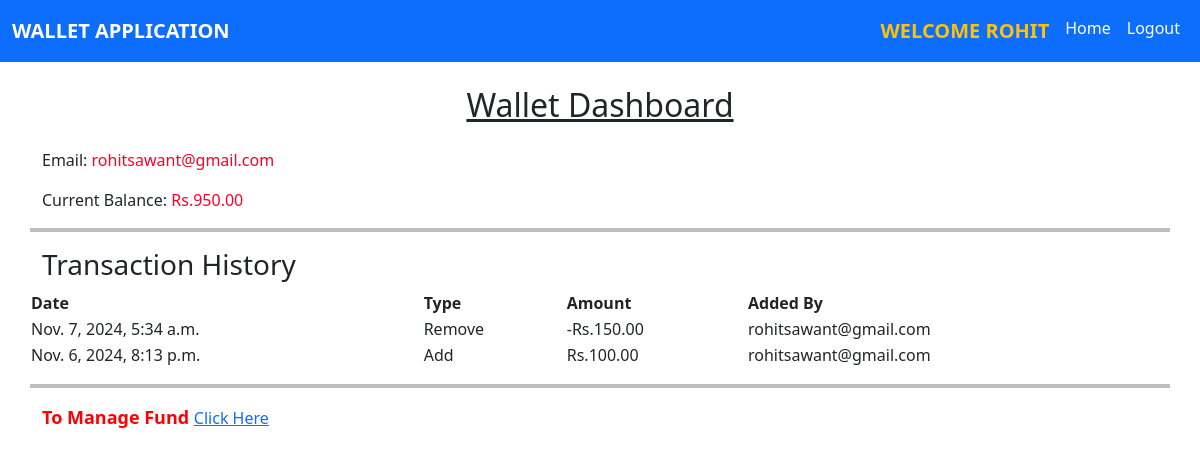
Before: /wallet-dashboard/ (signed in) with the older database file.
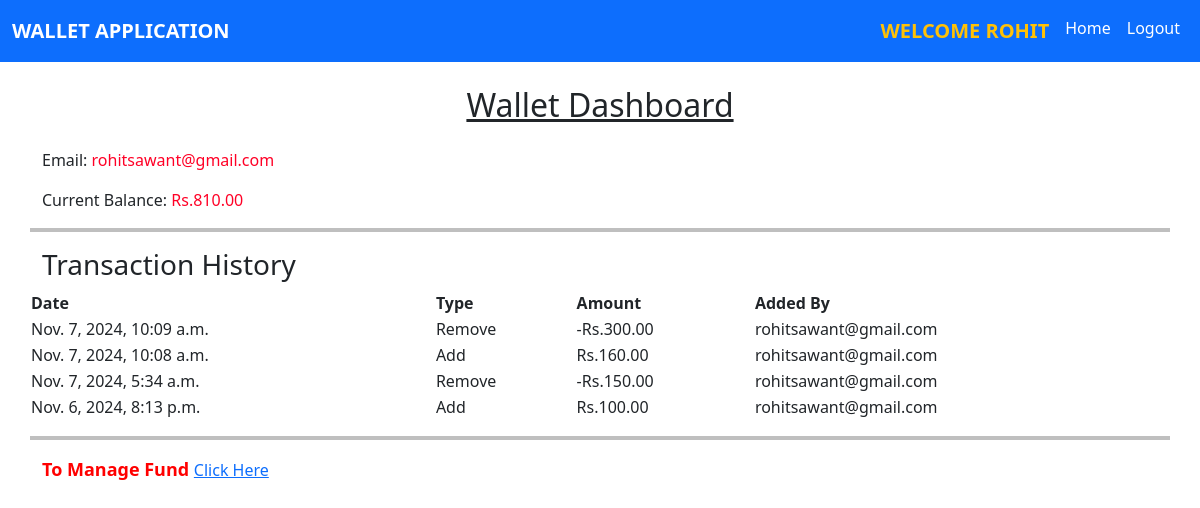
After: the same page with the newer database file.
### wallet/models.py (models this page shows, shortened)
class Wallet(models.Model):
    user = models.OneToOneField(User, on_delete=models.CASCADE)
    balance = models.DecimalField(max_digits=10, decimal_places=2, default=0.00)

class Transaction(models.Model):
    TRANSACTION_TYPE_CHOICES = [
        ('add', 'Add'),
        ('remove', 'Remove')
    ]
    user = models.ForeignKey(User, on_delete=models.CASCADE)
    amount = models.DecimalField(max_digits=10, decimal_places=2)
    transaction_type = models.CharField(max_length=6, choices=TRANSACTION_TYPE_CHOICES)
    date = models.DateTimeField(auto_now_add=True)

### wallet/views.py (the view)
# urls.py: path('wallet-dashboard/', views.wallet_dashboard, name='wallet_dashboard'),
@login_required
def wallet_dashboard(request):
    wallet = Wallet.objects.get(user=request.user)
    transactions = Transaction.objects.filter(user=request.user).order_by('-date')
    context = {
        'wallet': wallet,
        'transactions': transactions,
        'user_email': request.user.email
    }
    return render(request, 'wallet_dashboard.html', context)

### wallet/templates/wallet_dashboard.html
{% extends "base.html" %}
{% load static %}
{% block content %}
   <div class="container">
    <div class="row mt-2">
        <h2 class="text-center p-3"> <u>Wallet Dashboard</u> </h2>
    <p >Email: <span style="color: rgb(255, 0, 38);">{{ user_email }}</span></p>
    <p>Current Balance: <span style="color: rgb(255, 0, 38);">Rs.{{ wallet.balance }}</span> </p>
    <hr style="border: 2px solid black;">
        <h3>Transaction History</h3>
            <table>
                <thead>
                    <tr>
                        <th>Date</th>
                        <th>Type</th>
                        <th>Amount</th>
                        <th>Added By</th>
                    </tr>
                </thead>
                <tbody>
                    {% for transaction in transactions %}
                        <tr>
                            <td>{{ transaction.date }}</td>
                            <td>{{ transaction.transaction_type|title }}</td>
                            <td>{% if transaction.transaction_type == 'remove' %}-{% endif %}Rs.{{ transaction.amount }}</td>
                            <td>{{ user_email }}</td>
                        </tr>
                    {% endfor %}
                </tbody>
            </table>
    <hr style="border: 2px solid black;" class="mt-3">
    <div>
        <span style="color: red; font-weight: bold; font-size: large;">To Manage Fund </span>
        <a href="{% url 'manage_funds' %}">Click Here</a>
    </div>
    </div>
   </div>
{% endblock content %}

### wallet/templates/base.html (shortened to what this page needs)
<!DOCTYPE html>
{% load static %}
<html lang="en">
<head>
    <link rel="stylesheet" href="{% static 'css/bootstrap.min.css' %}">
    <link rel="stylesheet" href="{% static 'css/mystyle.css' %}">
</head>
<body>
    <div class="container-fluid  p-0 m-0">
        {% include 'navbar.html' %}
        {% block content %}
        {% endblock content %}
    </div>
</body>
</html>

### wallet/templates/navbar.html (shortened to what this page needs)
<nav class="navbar navbar-expand-lg navbar-dark bg-primary">
    <div class="container-fluid">
      <a class="navbar-brand fw-bold" href="#">WALLET APPLICATION</a>
      <div class="collapse navbar-collapse" id="navbarNav">
        <ul class="navbar-nav ms-auto">
          {% if not user.is_authenticated %}
          <li class="nav-item">
            <a class="nav-link active" href="{% url 'home' %}">Home</a>
          </li>
          <li class="nav-item">
            <a class="nav-link active" href="{% url 'login' %}">Login</a>
          </li>
          <li class="nav-item">
            <a class="nav-link active" href="{% url 'signup' %}">SignUp</a>
          </li>
          {% else %}
          <li class="nav-item">
            <span class="nav-link active text-warning fw-bold fs-5" >WELCOME {{user.username.upper}}</span>
          </li>
          <li class="nav-item">
            <a class="nav-link active" href="{% url 'home' %}">Home</a>
          </li>
          <li class="nav-item">
            <a class="nav-link active" href="{% url 'logout' %}">Logout</a>
          </li>
          {% endif %}
        </ul>
      </div>
    </div>
  </nav>

Changed rows visible on the page:
changed Wallet: balance "950.00" → "810.00"
added Transaction: {{ user_email }} "rohitsawant@gmail.com"
added Transaction: {{ user_email }} "rohitsawant@gmail.com"
